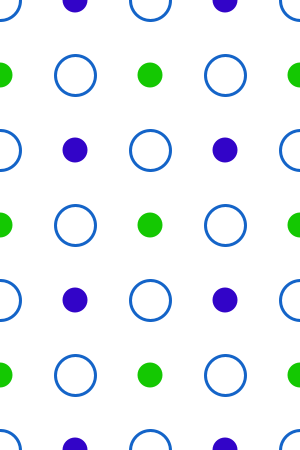
Frame 1 (no input)
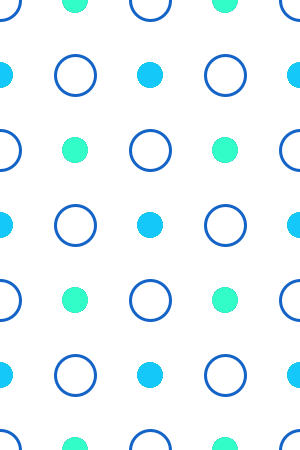
Frame 60 (the mouse pressed at the canvas centre just before this capture)
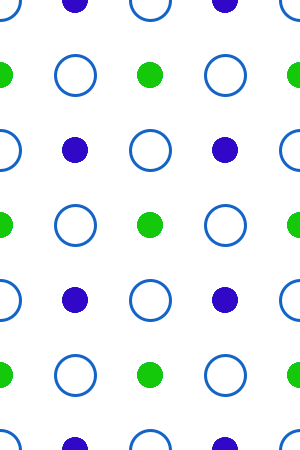
Frame 120 (the mouse held since frame 60 and released just before this capture)

The Processing sketch that drew these frames (run headless with seeded random() and noise(); from frame 60 on, the mouse is pressed at the canvas centre):

// Processing sketch: processing_166795
// ── processing_166795.pde

int x, y;
int rB = 40; // daimaru
int rS = 25; //shoumaru
float [][] clr = new float[4][4];
float [][] spd = {{ 2.0, 4.2, 1.4, 2.0 } , 
                  { 4.3, 1.8, 0.7, 1.6 } , 
                  { 0.5, 1.4, 4.5, 0.8 } ,
                  { 0.1, 1.3, 0.8, 2.1 }};

void setup() {
  size(300, 450);
  background(255);
  smooth();

  for (y = 0; y < 4; y++) {
    for (x = 0; x < 4; x++) {
      clr[y][x] = 0;
    }
  }

  daimaru();
}

void draw() {
  noStroke();
  clrChangeA();
  for (int y = 75; y <= 500; y += 150) {
    for (int x = 0; x <= 500; x += 150) {
      ellipse(x, y, rS, rS);
    }
  }
  
  clrChangeB();
  for ( int y = 0; y <= 450; y += 150) {
    for (int x = 75; x <= 450; x += 150) {
      ellipse(x, y, rS, rS);
    }
  }
}

// daimaru shikitsume
void daimaru() {
  strokeWeight(3);
  stroke(20, 100, 200);
  noFill();
  for (y = 0; y <= 500; y += 150) {
    for (x = 0; x <= 500; x += 150) {
      ellipse(x, y, rB, rB);
    }
  }

  for (y = 75; y <= 500; y += 150) {
    for (x = 75; x <= 500; x += 150) {
      ellipse(x, y, rB, rB);
    }
  }
}

// shoumaru color change
void clrChangeA() {
  for (y = 0; y < 4; y ++) {
    for (x = 0; x < 4; x ++) {
      clr[y][x] += spd[y][x];
      if (clr[y][x] > 255 || clr[y][x] < 0) {
        spd[y][x] = -spd[y][x];
      }
      fill(20, 200, clr[y][x]);
    }
  }
}

void clrChangeB() {
  for (y = 0; y < 4; y ++) {
    for (x = 0; x < 4; x ++) {
      clr[y][x] += spd[y][x];
      if (clr[y][x] > 255 || clr[y][x] < 0) {
        spd[y][x] = -spd[y][x];
      }
      fill(50, clr[y][x], 200);
    }
  }
}
